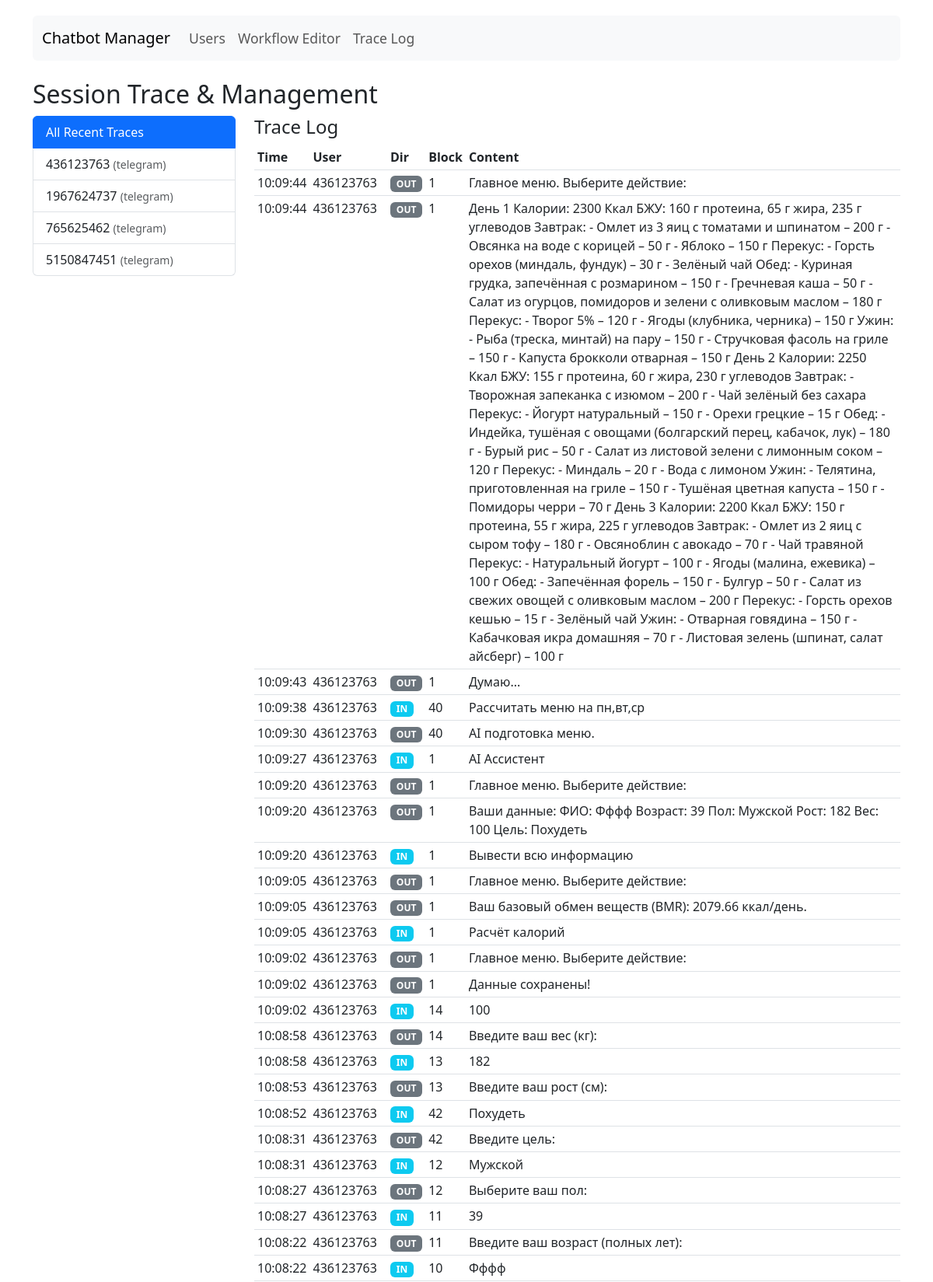
The app's page /trace (upper part) with its own data.
### database/models.py (models this page shows)
class UserSession(Base):
    __tablename__ = "user_sessions"
    user_id = Column(String, primary_key=True)
    platform = Column(String, primary_key=True)
    current_block_id = Column(Integer, ForeignKey("blocks.id"))
    updated_at = Column(DateTime, default=datetime.utcnow, onupdate=datetime.utcnow)
    block = relationship("Block")

class Trace(Base):
    __tablename__ = "trace"
    id = Column(Integer, primary_key=True, index=True)
    user_id = Column(String, index=True)
    platform = Column(String, index=True)
    block_id = Column(Integer, ForeignKey("blocks.id"), nullable=True)
    direction = Column(String, nullable=False) # 'inbound' or 'outbound'
    content = Column(Text, nullable=True)
    created_at = Column(DateTime, default=datetime.utcnow)

### admin.py (the view)
@app.get("/trace", response_class=HTMLResponse)
async def view_trace(request: Request, user_id: str = None, db: Session = Depends(get_db)):
    sessions = db.query(UserSession).all()
    selected_user_data = None
    traces = []
    if user_id:
        user_session = db.query(UserSession).filter(UserSession.user_id == user_id).first()
        params = db.query(UserParam).filter(UserParam.user_id == user_id).all()
        traces = db.query(Trace).filter(Trace.user_id == user_id).order_by(Trace.created_at.desc()).limit(100).all()
        all_blocks = db.query(Block).all()
        selected_user_data = {
            "session": user_session,
            "params": params,
            "blocks": all_blocks
        }
    else:
        traces = db.query(Trace).order_by(Trace.created_at.desc()).limit(100).all()
    return templates.TemplateResponse("trace.html", {
        "request": request,
        "sessions": sessions,
        "selected_user_id": user_id,
        "selected_data": selected_user_data,
        "traces": traces
    })

### templates/trace.html (shortened to what this page needs)
{% extends "base.html" %}
{% block content %}
<h2>Session Trace & Management</h2>
<div class="row">
    <div class="col-md-3">
        <div class="list-group">
            <a href="/trace"
                class="list-group-item list-group-item-action {% if not selected_user_id %}active{% endif %}">
                All Recent Traces
            </a>
            {% for s in sessions %}
            <a href="/trace?user_id={{ s.user_id }}"
                class="list-group-item list-group-item-action {% if selected_user_id == s.user_id %}active{% endif %}">
                {{ s.user_id }} <small class="text-muted">({{ s.platform }})</small>
            </a>
            {% endfor %}
        </div>
    </div>
    <div class="col-md-9">
        <h4>Trace Log</h4>
        <table class="table table-sm table-hover">
            <thead>
                <tr>
                    <th>Time</th>
                    <th>User</th>
                    <th>Dir</th>
                    <th>Block</th>
                    <th>Content</th>
                </tr>
            </thead>
            <tbody>
                {% for trace in traces %}
                <tr>
                    <td>{{ trace.created_at.strftime('%H:%M:%S') }}</td>
                    <td>{{ trace.user_id }}</td>
                    <td>
                        {% if trace.direction == 'inbound' %}
                        <span class="badge bg-info">IN</span>
                        {% else %}
                        <span class="badge bg-secondary">OUT</span>
                        {% endif %}
                    </td>
                    <td>{{ trace.block_id }}</td>
                    <td>{{ trace.content }}</td>
                </tr>
                {% endfor %}
            </tbody>
        </table>
    </div>
</div>
{% endblock %}

### templates/base.html (style rules this page uses)
body { padding-top: 20px; }

### records on screen
UserSession: user_id "436123763", platform "telegram"
UserSession: user_id "1967624737", platform "telegram"
UserSession: user_id "765625462", platform "telegram"
UserSession: user_id "5150847451", platform "telegram"
Trace: created_at "10:09:44", user_id "436123763", direction "OUT", block_id "1", content "Главное меню. Выберите действие:"
Trace: created_at "10:09:44", user_id "436123763", direction "OUT", block_id "1", content "День 1 Калории: 2300 Ккал БЖУ: 160 г протеина, 65 г жира, 235 г углеводов Завтрак: - Омлет из 3 яиц с томатами и шпинатом – 200 г - Овсянка на воде с корицей – 50 г - Яблоко – 150 г Перекус: - Горсть орехов (миндаль, фундук) – 30 г - Зелёный чай Обед: - Куриная грудка, запечённая с розмарином – 150 г - Гречневая каша – 50 г - Салат из огурцов, помидоров и зелени с оливковым маслом – 180 г Перекус: - Творог 5% – 120 г - Ягоды (клубника, черника) – 150 г Ужин: - Рыба (треска, минтай) на пару – 150 г - Стручковая фасоль на гриле – 150 г - Капуста брокколи отварная – 150 г День 2 Калории: 2250 Ккал БЖУ: 155 г протеина, 60 г жира, 230 г углеводов Завтрак: - Творожная запеканка с изюмом – 200 г -…"
Trace: created_at "10:09:43", user_id "436123763", direction "OUT", block_id "1", content "Думаю..."
Trace: created_at "10:09:38", user_id "436123763", direction "IN", block_id "40", content "Рассчитать меню на пн,вт,ср"
Trace: created_at "10:09:30", user_id "436123763", direction "OUT", block_id "40", content "AI подготовка меню."
Trace: created_at "10:09:27", user_id "436123763", direction "IN", block_id "1", content "AI Ассистент"
Trace: created_at "10:09:20", user_id "436123763", direction "OUT", block_id "1", content "Главное меню. Выберите действие:"
Trace: created_at "10:09:20", user_id "436123763", direction "OUT", block_id "1", content "Ваши данные: ФИО: Фффф Возраст: 39 Пол: Мужской Рост: 182 Вес: 100 Цель: Похудеть"
Trace: created_at "10:09:20", user_id "436123763", direction "IN", block_id "1", content "Вывести всю информацию"
Trace: created_at "10:09:05", user_id "436123763", direction "OUT", block_id "1", content "Главное меню. Выберите действие:"
Trace: created_at "10:09:05", user_id "436123763", direction "OUT", block_id "1", content "Ваш базовый обмен веществ (BMR): 2079.66 ккал/день."
Trace: created_at "10:09:05", user_id "436123763", direction "IN", block_id "1", content "Расчёт калорий"
Trace: created_at "10:09:02", user_id "436123763", direction "OUT", block_id "1", content "Главное меню. Выберите действие:"
Trace: created_at "10:09:02", user_id "436123763", direction "OUT", block_id "1", content "Данные сохранены!"
Trace: created_at "10:09:02", user_id "436123763", direction "IN", block_id "14", content "100"
Trace: created_at "10:08:58", user_id "436123763", direction "OUT", block_id "14", content "Введите ваш вес (кг):"
Trace: created_at "10:08:58", user_id "436123763", direction "IN", block_id "13", content "182"
Trace: created_at "10:08:53", user_id "436123763", direction "OUT", block_id "13", content "Введите ваш рост (см):"
Trace: created_at "10:08:52", user_id "436123763", direction "IN", block_id "42", content "Похудеть"
Trace: created_at "10:08:31", user_id "436123763", direction "OUT", block_id "42", content "Введите цель:"
Trace: created_at "10:08:31", user_id "436123763", direction "IN", block_id "12", content "Мужской"
Trace: created_at "10:08:27", user_id "436123763", direction "OUT", block_id "12", content "Выберите ваш пол:"
Trace: created_at "10:08:27", user_id "436123763", direction "IN", block_id "11", content "39"
Trace: created_at "10:08:22", user_id "436123763", direction "OUT", block_id "11", content "Введите ваш возраст (полных лет):"
Trace: created_at "10:08:22", user_id "436123763", direction "IN", block_id "10", content "Фффф"
